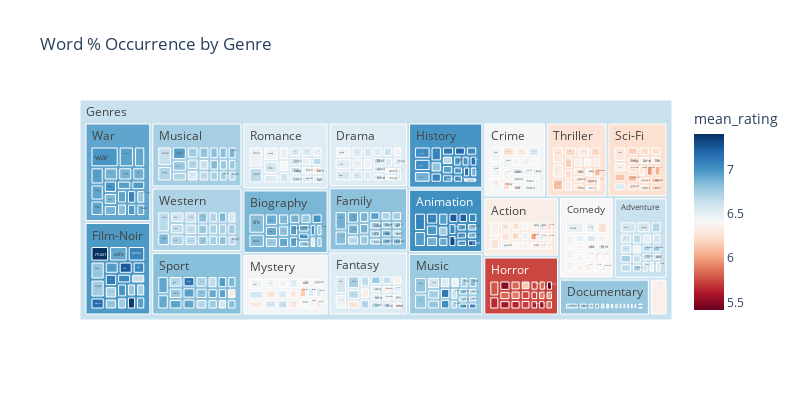

The notebook cell saved with this chart:
### Markdown cell above
For further information, an interactive Treemap containing all genres was made.

### Code cell
viz.plot_treemap(save=reports)

### Figure 1 — Plotly figure (JSON) as saved in the notebook; plotly's stock layout.template omitted (floating-point values rounded to 4 significant figures; data arrays with more than 128 entries replaced by an {"elided": "..."} marker saying what was removed)
{"data": [{"branchvalues": "total", "customdata": {"elided": "461x1 float values"}, "domain": {"x": [0, 1], "y": [0, 1]}, "hovertemplate": "labels=%{label}<br>%_occurrence=%{value}<br>parent=%{parent}<br>id=%{id}<br>mean_rating=%{color}<extra></extra>", "ids": {"elided": "461 str values"}, "labels": {"elided": "461 str values"}, "marker": {"coloraxis": "coloraxis", "colors": {"elided": "461 float values"}}, "name": "", "parents": {"elided": "461 str values"}, "type": "treemap", "values": {"elided": "461 float values"}}], "layout": {"coloraxis": {"colorbar": {"title": {"text": "mean_rating"}}, "colorscale": [[0, "rgb(103,0,31)"], [0.1, "rgb(178,24,43)"], [0.2, "rgb(214,96,77)"], [0.3, "rgb(244,165,130)"], [0.4, "rgb(253,219,199)"], [0.5, "rgb(247,247,247)"], [0.6, "rgb(209,229,240)"], [0.7, "rgb(146,197,222)"], [0.8, "rgb(67,147,195)"], [0.9, "rgb(33,102,172)"], [1, "rgb(5,48,97)"]]}, "height": 400, "legend": {"tracegroupgap": 0}, "title": {"text": "Word % Occurrence by Genre"}, "width": 800}}
